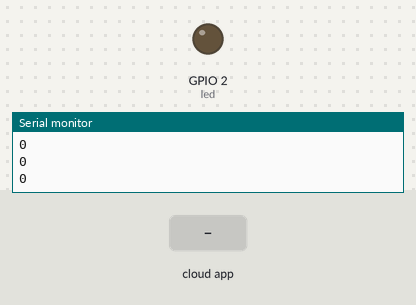
Simulated run of this program. Board: ESP8266 (NodeMCU). On the bench: output pins drawn as LEDs (lit = HIGH), the last lines printed to the serial monitor. Inputs (shaded band) come from the test bench. WiFi joins after 1.5 s; servers stay silent unless stated; the Firebase database answers and starts empty.

Above: at 3.2 s.
3.3 s: the phone or cloud app sets LedStatus to 1
At 3.7 s:
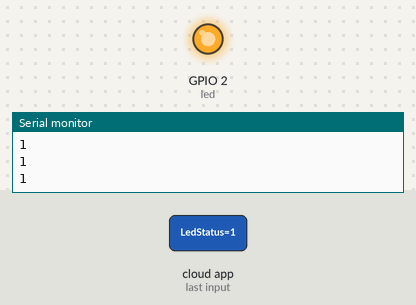
4.8 s: the phone or cloud app sets LedStatus to 0
At 6.1 s:
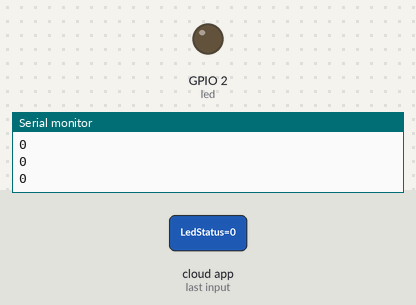
Timing chart, 0 to 7.8 s (numbered marks = the images above; inputs shaded):
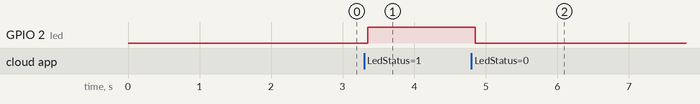

The program:

main.cpp
```cpp
#include <Arduino.h>
#include <ESP8266WiFi.h>
#include <Firebase_ESP_Client.h>
// Provide the token generation process info.
#include "addons/TokenHelper.h"
// Provide the RTDB payload printing info and other helper functions.
#include "addons/RTDBHelper.h"

#define WIFI_SSID "VIETTEL_NguyenHuuThong"
#define WIFI_PASSWORD "01082003"

#define API_KEY "AIzaSyDW8WZjl27_RNBq7qr4KZkxFcGkEKwVh1U"
#define DTBU "https://esp8266demo-34e4a-default-rtdb.europe-west1.firebasedatabase.app/"

FirebaseData fbdo;
FirebaseAuth auth;
FirebaseConfig config;

const int led = 2;

bool signUp = false;

void setup()
{
    pinMode(led, OUTPUT);
    digitalWrite(led, LOW);
    Serial.begin(115200);
    WiFi.begin(WIFI_SSID, WIFI_PASSWORD);
    while (WiFi.status() != WL_CONNECTED)
    {
        delay(1000);
        Serial.println("Connecting to WiFi..");
    }
    Serial.println();
    Serial.println(WiFi.localIP());
    Serial.println();

    config.api_key = API_KEY;
    config.database_url = DTBU;

    if (Firebase.signUp(&config, &auth, "", ""))
    {
        Serial.println("Sign up successfull.");
        signUp = true;
    }
    else
    {
        Serial.printf("%s\n", config.signer.signupError.message.c_str());
    }
    config.token_status_callback = tokenStatusCallback;

    Firebase.begin(&config, &auth);
    Firebase.reconnectWiFi(true);
}
void loop()
{
    if (Firebase.ready() && signUp == true)
    {
        if (Firebase.RTDB.getInt(&fbdo, "/LedStatus"))
        {

            if (fbdo.dataType() == "int")
            {
                int state = fbdo.intData();
                Serial.println(state);
                if (state == 1)
                {
                    digitalWrite(led, HIGH);
                }
                else
                    digitalWrite(led, LOW);
            }
        }
    }
    else
    {
        Serial.print("Error in getInt, ");
    }
}
```

Measured:
- after the input at 3.3 s, GPIO 2 (led): LOW → HIGH after 0.05 s
- after the input at 4.8 s, GPIO 2 (led): HIGH → LOW after 0.06 s
